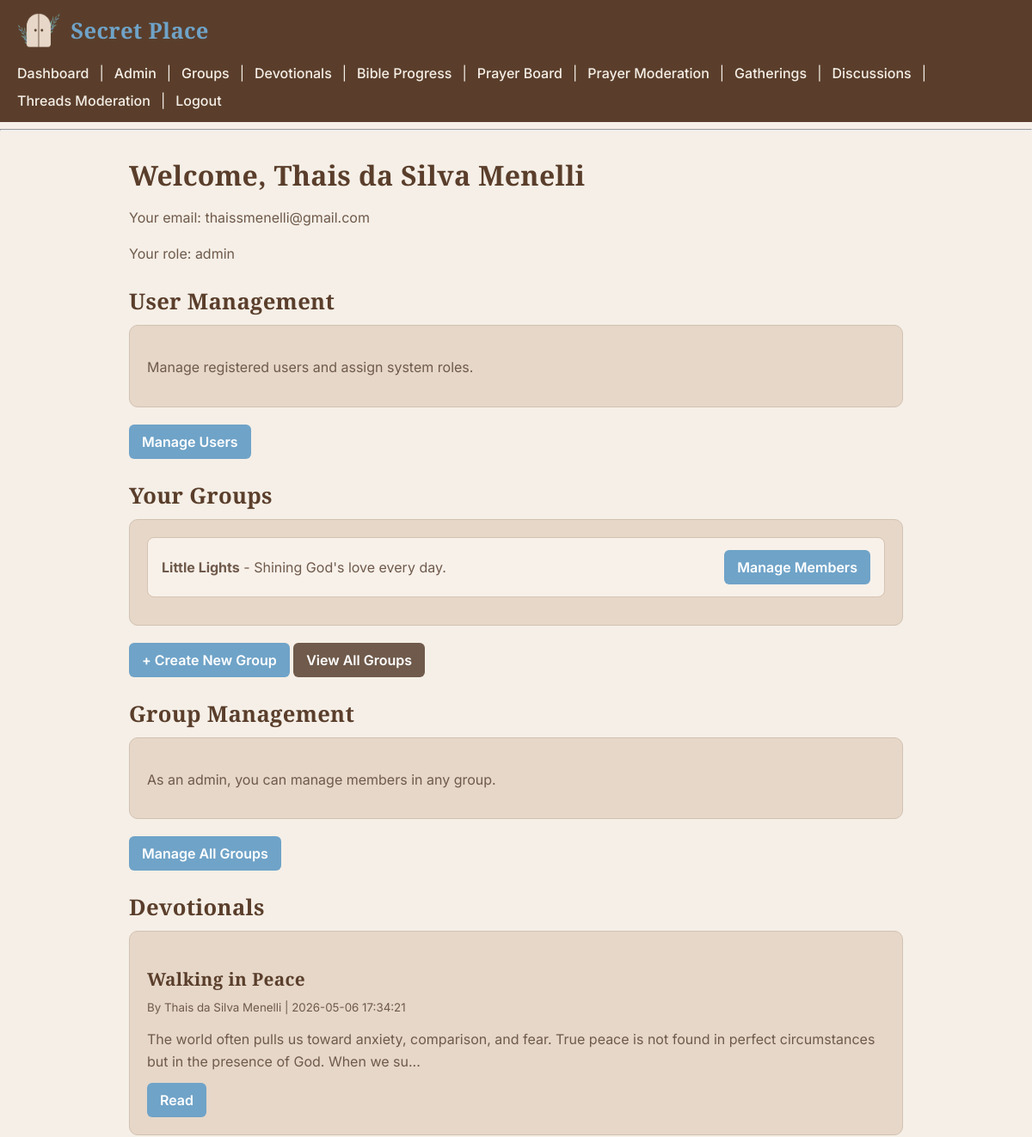
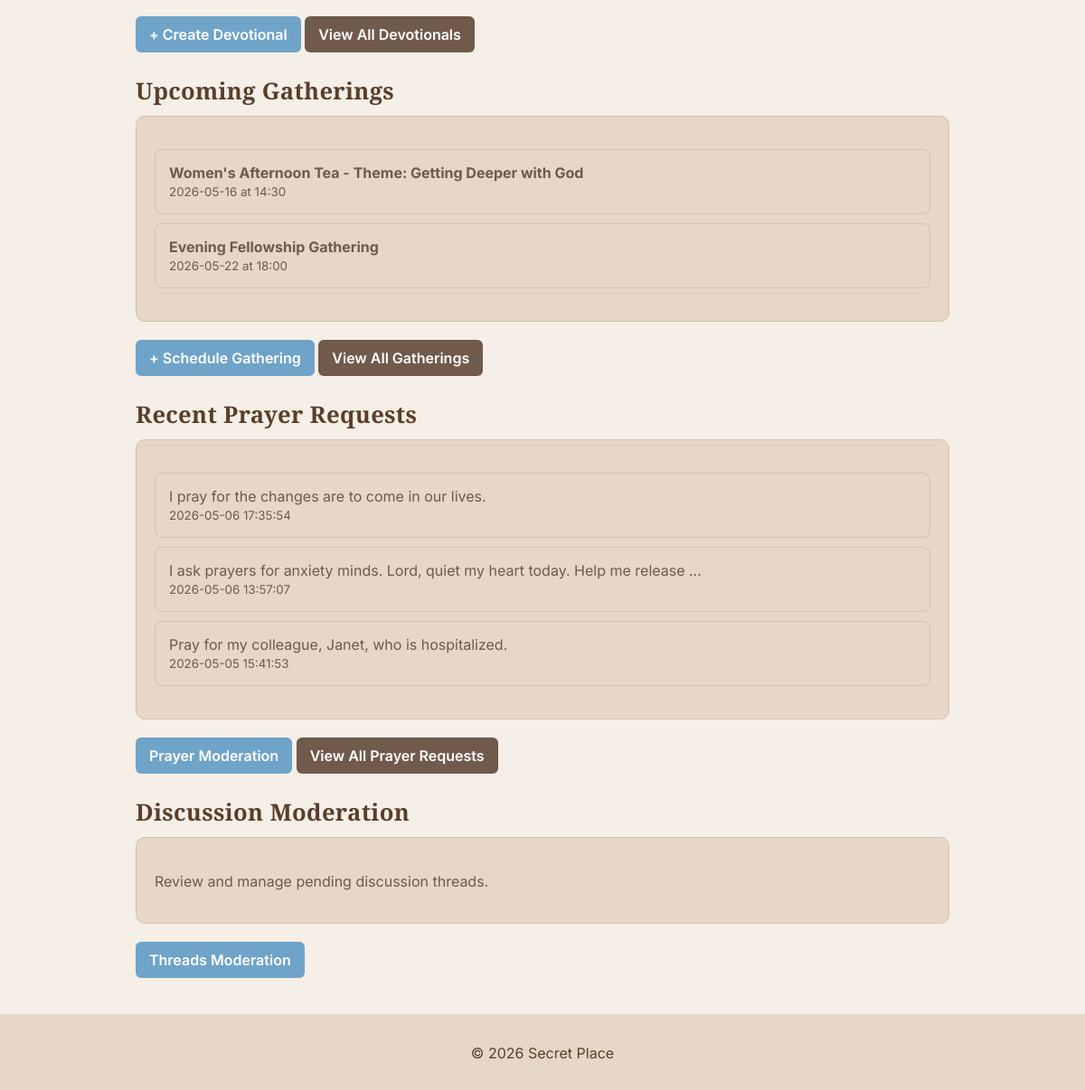
Page /dashboard/ (signed in) on the committed database (2 pictures, top to bottom).
### tables this page shows
CREATE TABLE users (
    id INTEGER PRIMARY KEY AUTOINCREMENT,
    name TEXT NOT NULL,
    email TEXT UNIQUE NOT NULL,
    password TEXT NOT NULL,
    role TEXT DEFAULT 'member'
, is_active INTEGER DEFAULT 1);

CREATE TABLE groups (
    id INTEGER PRIMARY KEY AUTOINCREMENT,
    group_name TEXT NOT NULL,
    description TEXT,
    leader_id INTEGER,
    FOREIGN KEY(leader_id) REFERENCES users(id)
);

CREATE TABLE devotionals (
    id INTEGER PRIMARY KEY AUTOINCREMENT,
    title TEXT NOT NULL,
    content TEXT NOT NULL,
    created_by INTEGER NOT NULL,
    group_id INTEGER,
    is_active INTEGER DEFAULT 1, created_at DATETIME DEFAULT CURRENT_TIMESTAMP,
    FOREIGN KEY(created_by) REFERENCES users(id)
);

CREATE TABLE gatherings (
    gathering_id INTEGER PRIMARY KEY AUTOINCREMENT,
    title TEXT NOT NULL,
    description TEXT NOT NULL,
    date DATETIME NOT NULL,
    time DATETIME NOT NULL,

    created_by INTEGER NOT NULL,
    group_id INTEGER,

    created_at DATETIME DEFAULT (datetime('now')),

    FOREIGN KEY (created_by) REFERENCES users(id),
    FOREIGN KEY (group_id) REFERENCES groups(id)
);

CREATE TABLE prayer_requests (
    request_id INTEGER PRIMARY KEY AUTOINCREMENT,
    user_id INTEGER NOT NULL,
    request_text TEXT NOT NULL,
    is_approved INTEGER DEFAULT 0,
    submitted_at DATETIME DEFAULT CURRENT_TIMESTAMP, moderated_by INTEGER,
    FOREIGN KEY(user_id) REFERENCES users(id)
);

### routes/dashboard.py (the view)
@dashboard_bp.route('/')
def dashboard():
    user_id = session.get('user_id')
    if not user_id:
        flash("Please log in first.", "danger")
        return redirect(url_for('auth.login'))
    user_tuple = get_user_by_id(user_id)
    if not user_tuple:
        flash("User not found.", "danger")
        return redirect(url_for('auth.login'))
    user = {
        "id": user_tuple[0],
        "full_name": user_tuple[1],
        "email": user_tuple[2],
        "role": user_tuple[4]
    }
    latest_devotional_row = get_latest_devotional()
    latest_devotional = None
    if latest_devotional_row:
        latest_devotional = {
            "id": latest_devotional_row[0],
            "title": latest_devotional_row[1],
            "content": latest_devotional_row[2],
            "author_name": latest_devotional_row[5],
            "created_at": latest_devotional_row[4]
        }
    upcoming_gatherings = get_upcoming_gatherings(2)
    recent_requests = get_recent_prayer_requests(3)
    user_group_ids = get_user_group_ids(user_id)
    all_groups = get_all_groups()
    user_groups = [g for g in all_groups if g[0] in user_group_ids]
    can_create = user["role"] in ["admin", "leader"]
    return render_template(
        'dashboard.html',
        user=user,
        user_groups=user_groups,
        can_create=can_create,
        latest_devotional=latest_devotional,
        upcoming_gatherings=upcoming_gatherings,
        recent_requests=recent_requests
    )

### sqlite_db.py (called while the page is built)
def connect_db():
    return sqlite3.connect(Config.DATABASE)

def get_user_by_id(user_id):
    conn = connect_db()
    cursor = conn.cursor()
    cursor.execute(
        "SELECT * FROM users WHERE id = ?",
        (user_id,)
    )
    user = cursor.fetchone()
    conn.close()
    return user

def get_latest_devotional():
    conn = connect_db()
    cursor = conn.cursor()
    cursor.execute(
        """
        SELECT
            d.id,
            d.title,
            d.content,
            d.created_by,
            d.created_at,
            u.name AS author_name
        FROM devotionals d
        JOIN users u ON d.created_by = u.id
        WHERE d.is_active = 1
        ORDER BY d.created_at DESC
        LIMIT 1
        """
    )
    devotional = cursor.fetchone()
    conn.close()
    return devotional

def get_upcoming_gatherings(limit=2):
    conn = connect_db()
    cursor = conn.cursor()
    cursor.execute(
        """
        SELECT gathering_id, title, date, time
        FROM gatherings
        ORDER BY date ASC, time ASC
        LIMIT ?
        """,
        (limit,)
    )
    gatherings = cursor.fetchall()
    conn.close()
    return gatherings

def get_all_groups():
    conn = connect_db()
    cursor = conn.cursor()
    cursor.execute("SELECT * FROM groups ORDER BY group_name ASC")
    groups = cursor.fetchall()
    conn.close()
    return groups

def get_user_group_ids(user_id):
    conn = connect_db()
    cursor = conn.cursor()
    cursor.execute(
        "SELECT group_id FROM group_members WHERE user_id = ?",
        (user_id,)
    )
    rows = cursor.fetchall()
    conn.close()
    return [row[0] for row in rows]

def get_recent_prayer_requests(limit=3):
    conn = connect_db()
    cursor = conn.cursor()
    cursor.execute(
        """
        SELECT request_id, request_text, submitted_at
        FROM prayer_requests
        WHERE is_approved = 1
        ORDER BY submitted_at DESC
        LIMIT ?
        """,
        (limit,)
    )
    requests = cursor.fetchall()
    conn.close()
    return requests

### templates/dashboard.html (shortened to what this page needs)
{% extends "layout.html" %}
{% block content %}
<h1>Welcome, {{ user.full_name }} </h1>
<p>Your email: {{ user.email }}</p>
<p>Your role: {{ user.role }}</p>
{% if user.role == "admin" %}
<h2>User Management</h2>
<div class="card mb-4">
    <p>Manage registered users and assign system roles.</p>
</div>
<a href="{{ url_for('admin.admin_users') }}" class="btn btn-primary mb-3">
    Manage Users
</a>
{% endif %}
<h2>Your Groups</h2>
{% if user_groups %}
    <div class="card mb-4">
        <ul class="group-list">
        {% for g in user_groups %}
            <li class="group-list-item">
                <div>
                    <strong>{{ g[1] }}</strong> - {{ g[2] }}
                </div>
                {% if user.role == "admin" or user.role == "leader" %}
                    <a href="{{ url_for('groups.manage_group_members', group_id=g[0]) }}"
                       class="btn btn-primary">
                        Manage Members
                    </a>
                {% endif %}
            </li>
        {% endfor %}
        </ul>
    </div>
{% else %}
    <p>You are not part of any groups yet.</p>
{% endif %}
<div class="d-flex gap-2 mb-3">
    {% if can_create %}
        <a href="{{ url_for('groups.create_group') }}" class="btn btn-primary">
            + Create New Group
        </a>
    {% endif %}
    <a href="{{ url_for('groups.list_groups') }}" class="btn btn-secondary">
        View All Groups
    </a>
</div>
{% if user.role == "admin" %}
<h2>Group Management</h2>
<div class="card mb-4">
    <p>As an admin, you can manage members in any group.</p>
</div>
<a href="{{ url_for('groups.list_groups') }}" class="btn btn-primary mb-3">
    Manage All Groups
</a>
{% endif %}
<h2>Devotionals</h2>
{% if latest_devotional %}
<div class="card devotional-card">
    <h3>{{ latest_devotional.title }}</h3>
    <small>
        By {{ latest_devotional.author_name }} |
        {{ latest_devotional.created_at }}
    </small>
    <p>{{ latest_devotional.content[:150] }}...</p>
    <div class="btn-group">
        <a href="{{ url_for('devotionals.devotional_detail', id=latest_devotional.id) }}"
           class="btn btn-primary">
            Read
        </a>
    </div>
</div>
{% else %}
<p>No devotionals available yet.</p>
{% endif %}
<div class="d-flex gap-2 mb-3">
    {% if user.role == "admin" or user.role == "leader" %}
        <a href="{{ url_for('devotionals.create_devotional') }}" class="btn btn-primary">
            + Create Devotional
        </a>
    {% endif %}
    <a href="{{ url_for('devotionals.list_devotionals') }}" class="btn btn-secondary">
        View All Devotionals
    </a>
</div>
<h2>Upcoming Gatherings</h2>
{% if upcoming_gatherings %}
<div class="card mb-4">
    <ul>
        {% for g in upcoming_gatherings %}
        <li>
            <strong>{{ g[1] }}</strong><br>
            <small>{{ g[2] }} at {{ g[3] }}</small>
        </li>
        {% endfor %}
    </ul>
</div>
{% else %}
<p>No upcoming gatherings.</p>
{% endif %}
<div class="d-flex gap-2 mb-3">
    {% if user.role == "admin" or user.role == "leader" %}
        <a href="{{ url_for('gatherings.create_gathering') }}" class="btn btn-primary">
            + Schedule Gathering
        </a>
    {% endif %}
    <a href="{{ url_for('gatherings.list_gatherings') }}" class="btn btn-secondary">
        View All Gatherings
    </a>
</div>
<h2>Recent Prayer Requests</h2>
{% if recent_requests %}
<div class="card mb-4">
    <ul>
        {% for r in recent_requests %}
        <li>
            {{ r[1][:80] }}{% if r[1]|length > 80 %}...{% endif %}<br>
            <small>{{ r[2] }}</small>
        </li>
        {% endfor %}
    </ul>
</div>
{% else %}
<p>No prayer requests yet.</p>
{% endif %}
<div class="d-flex gap-2 mb-3">
    {% if user.role == "admin" or user.role == "leader" %}
        <a href="{{ url_for('prayer_requests.pending_requests') }}" class="btn btn-primary">
            Prayer Moderation
        </a>
    {% endif %}
    <a href="{{ url_for('prayer_requests.list_requests') }}" class="btn btn-secondary">
        View All Prayer Requests
    </a>
</div>
{% if user.role == "admin" or user.role == "leader" %}
<h2>Discussion Moderation</h2>
<div class="card mb-4">
    <p>Review and manage pending discussion threads.</p>
</div>
<a href="{{ url_for('discussions.pending_threads') }}" class="btn btn-primary mb-3">
    Threads Moderation
</a>
{% endif %}
{% endblock %}

### static/css/styles.css (style rules this page uses)
body { font-family: 'Inter', sans-serif; background-color: #f5efe7; color: #6f5a4b; margin: 0; padding: 0; }
h1, h2, h3, h4, h5, h6 { font-family: 'Playfair Display', serif; color: #5a3e2b; font-weight: 700; letter-spacing: 0.3px; margin-bottom: 10px; }
h1 { font-size: 2rem; margin-bottom: 10px; }
h2 { font-size: 1.6rem; margin-bottom: 10px; }
h3 { font-size: 1.3rem; margin-bottom: 8px; }
p { line-height: 1.6; margin-bottom: 12px; }
section, h2 { margin-top: 25px; }
.card { background-color: #e6d7c8; padding: 20px; border-radius: 10px; margin-bottom: 20px; border: 1px solid #d2c2b2; }
a { color: #6fa3c8; }
button, .button, .btn { font-family: 'Inter', sans-serif; font-weight: 600; background-color: #6fa3c8; color: white; border: none; padding: 10px 15px; text-decoration: none; cursor: pointer; border-radius: 6px; display: inline-block; transition: all 0.2s ease; }
ul { list-style-type: none; padding-left: 0; }
ul li { background-color: #e6d7c8; margin-bottom: 10px; padding: 15px; border-radius: 8px; border: 1px solid #d2c2b2; }
.btn-secondary { background-color: #6f5a4b; }
.group-list { list-style: none; padding-left: 0; margin: 0; }
.group-list-item { background: #f8f1ea; border: 1px solid #d6c3b2; border-radius: 8px; padding: 14px 16px; margin-bottom: 12px; display: flex; justify-content: space-between; align-items: center; gap: 12px; }

### rows in the picture
users: full_name "Thais da Silva Menelli", email "thaissmenelli@gmail.com", role "admin", author_name "Thais da Silva Menelli"
groups: group_name "Little Lights", description "Shining God's love every day."
devotionals: title "Walking in Peace", created_at "2026-05-06 17:34:21", content "The world often pulls us toward anxiety, comparison, and fear. True peace is not found in perfect circumstances but in the presence of God. When we su"
gatherings: title "Women's Afternoon Tea - Theme: Getting Deeper with God", date "2026-05-16", time "14:30"
gatherings: title "Evening Fellowship Gathering", date "2026-05-22", time "18:00"
prayer_requests: request_text "I pray for the changes are to come in our lives.", submitted_at "2026-05-06 17:35:54"
prayer_requests: request_text "I ask prayers for anxiety minds. Lord, quiet my heart today. Help me release", submitted_at "2026-05-06 13:57:07"
prayer_requests: request_text "Pray for my colleague, Janet, who is hospitalized.", submitted_at "2026-05-05 15:41:53"
